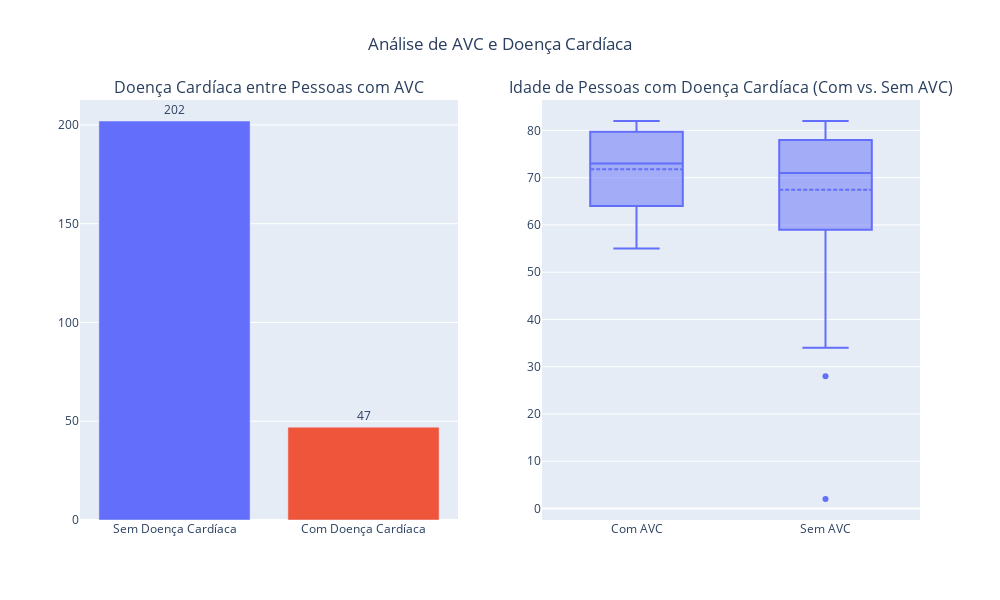

Notebook code for this chart:
### Code cell
counts_hd_in_stroke = stroke_df["heart_disease"].value_counts().rename({
    0: "Sem Doença Cardíaca",
    1: "Com Doença Cardíaca"
})

print(f"Porcentagens de Doença Cardíaca entre pessoas que tiveram AVC: {len(stroke_df[stroke_df['heart_disease']==1]) / len(stroke_df) * 100:.2f}%")

df_hd = heart_disease_df.copy()
df_hd["AVC"] = df_hd["stroke"].map({0: "Sem AVC", 1: "Com AVC"})

fig = make_subplots(
    rows=1, cols=2,
    subplot_titles=(
        "Doença Cardíaca entre Pessoas com AVC",
        "Idade de Pessoas com Doença Cardíaca (Com vs. Sem AVC)"
    )
)


fig.add_trace(
    go.Bar(
        x=counts_hd_in_stroke.index,
        y=counts_hd_in_stroke.values,
        text=counts_hd_in_stroke.values,
        textposition="outside",
        marker_color=["#636EFA", "#EF553B"]
    ),
    row=1, col=1
)


fig.add_trace(
    go.Box(
        x=df_hd["AVC"],
        y=df_hd["age"],
        boxmean=True,
        marker_color="#636EFA"
    ),
    row=1, col=2
)

# Layout geral
fig.update_layout(
    height=600,
    width=1000,
    showlegend=False,
    title_text="Análise de AVC e Doença Cardíaca",
    title_x=0.5
)

fig.show()

### Figure 1 — Plotly figure (JSON) as saved in the notebook; plotly's stock layout.template omitted (floating-point values rounded to 4 significant figures; data arrays with more than 128 entries replaced by an {"elided": "..."} marker saying what was removed)
{"data": [{"marker": {"color": ["#636EFA", "#EF553B"]}, "text": [202.0, 47.0], "textposition": "outside", "type": "bar", "x": ["Sem Doença Cardíaca", "Com Doença Cardíaca"], "xaxis": "x", "y": [202, 47], "yaxis": "y"}, {"boxmean": true, "marker": {"color": "#636EFA"}, "type": "box", "x": {"elided": "276 str values"}, "xaxis": "x2", "y": {"elided": "276 int values"}, "yaxis": "y2"}], "layout": {"annotations": [{"font": {"size": 16}, "showarrow": false, "text": "Doença Cardíaca entre Pessoas com AVC", "x": 0.225, "xanchor": "center", "xref": "paper", "y": 1, "yanchor": "bottom", "yref": "paper"}, {"font": {"size": 16}, "showarrow": false, "text": "Idade de Pessoas com Doença Cardíaca (Com vs. Sem AVC)", "x": 0.775, "xanchor": "center", "xref": "paper", "y": 1, "yanchor": "bottom", "yref": "paper"}], "height": 600, "showlegend": false, "title": {"text": "Análise de AVC e Doença Cardíaca", "x": 0.5}, "width": 1000, "xaxis": {"anchor": "y", "domain": [0, 0.45]}, "xaxis2": {"anchor": "y2", "domain": [0.55, 1]}, "yaxis": {"anchor": "x", "domain": [0, 1]}, "yaxis2": {"anchor": "x2", "domain": [0, 1]}}}
